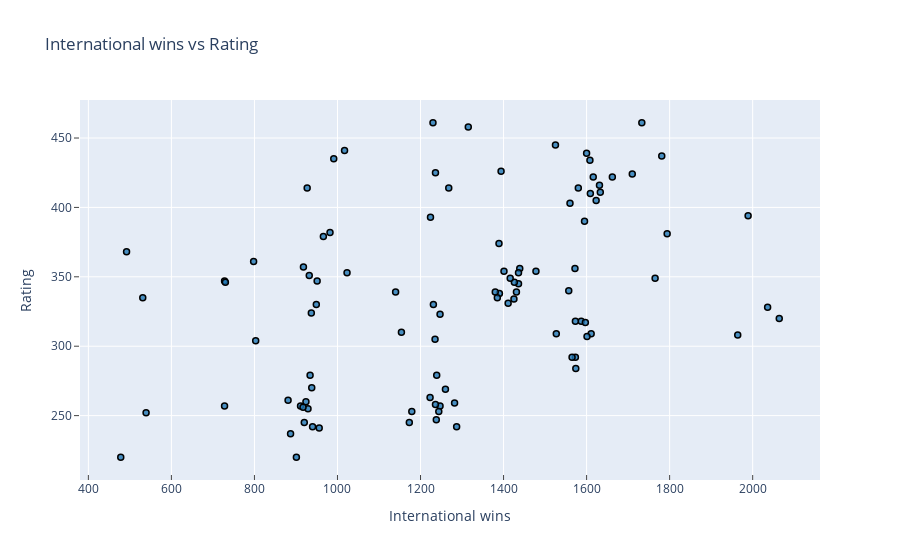

The cell this chart's notebook holds for it:
### Code cell
# create trace1 
trace1 = go.Scatter(
                y = df.international_win,
                x = df.rate,
                mode = 'markers',
                marker = dict(color = 'rgba(31, 119, 180, 0.8)',
                              line=dict(color='rgb(0,0,0)',width=1.5))
            )
layout = dict(title = 'International wins vs Rating',
             xaxis= dict(title= 'International wins',ticklen= 5,zeroline= False, ticks="inside"), 
             yaxis = dict(title = 'Rating', ticklen = 5, zeroline = False, ticks="outside"))
data = [trace1]

fig = {'data': data, 'layout': layout}
iplot(fig)

### Figure 1 — Plotly figure (JSON) as saved in the notebook; plotly's stock layout.template omitted (floating-point values rounded to 4 significant figures)
{"data": [{"marker": {"color": "rgba(31, 119, 180, 0.8)", "line": {"color": "rgb(0,0,0)", "width": 1.5}}, "mode": "markers", "type": "scatter", "x": [1154, 991, 803, 1236, 1765, 1574, 1587, 1609, 2064, 1527, 1572, 1573, 1623, 1224, 1247, 1231, 1733, 1964, 1235, 1989, 1560, 1390, 1600, 937, 1608, 927, 1662, 1710, 1794, 1616, 1781, 1597, 1017, 1230, 1611, 1595, 1557, 1633, 1268, 1525, 1580, 2036, 1573, 798, 1140, 1601, 1315, 1565, 1631, 1394, 1431, 887, 1247, 1223, 940, 1260, 1436, 1236, 1179, 1425, 956, 1401, 1380, 982, 728, 1173, 918, 911, 1239, 728, 924, 730, 1023, 920, 1478, 478, 966, 1426, 1389, 1411, 901, 1282, 1385, 929, 881, 539, 1439, 1416, 949, 932, 951, 938, 1436, 1244, 1238, 531, 917, 492, 934, 1287], "y": [310, 435, 304, 425, 349, 284, 318, 410, 320, 309, 356, 292, 405, 393, 323, 330, 461, 308, 305, 394, 403, 338, 439, 324, 434, 414, 422, 424, 381, 422, 437, 317, 441, 461, 309, 390, 340, 411, 414, 445, 414, 328, 318, 361, 339, 307, 458, 292, 416, 426, 339, 237, 257, 263, 242, 269, 345, 258, 253, 334, 241, 354, 339, 382, 257, 245, 357, 257, 279, 347, 260, 346, 353, 245, 354, 220, 379, 346, 374, 331, 220, 259, 335, 255, 261, 252, 356, 349, 330, 351, 347, 270, 353, 253, 247, 335, 256, 368, 279, 242]}], "layout": {"title": {"text": "International wins vs Rating"}, "xaxis": {"ticklen": 5, "ticks": "inside", "title": {"text": "International wins"}, "zeroline": false}, "yaxis": {"ticklen": 5, "ticks": "outside", "title": {"text": "Rating"}, "zeroline": false}}}
